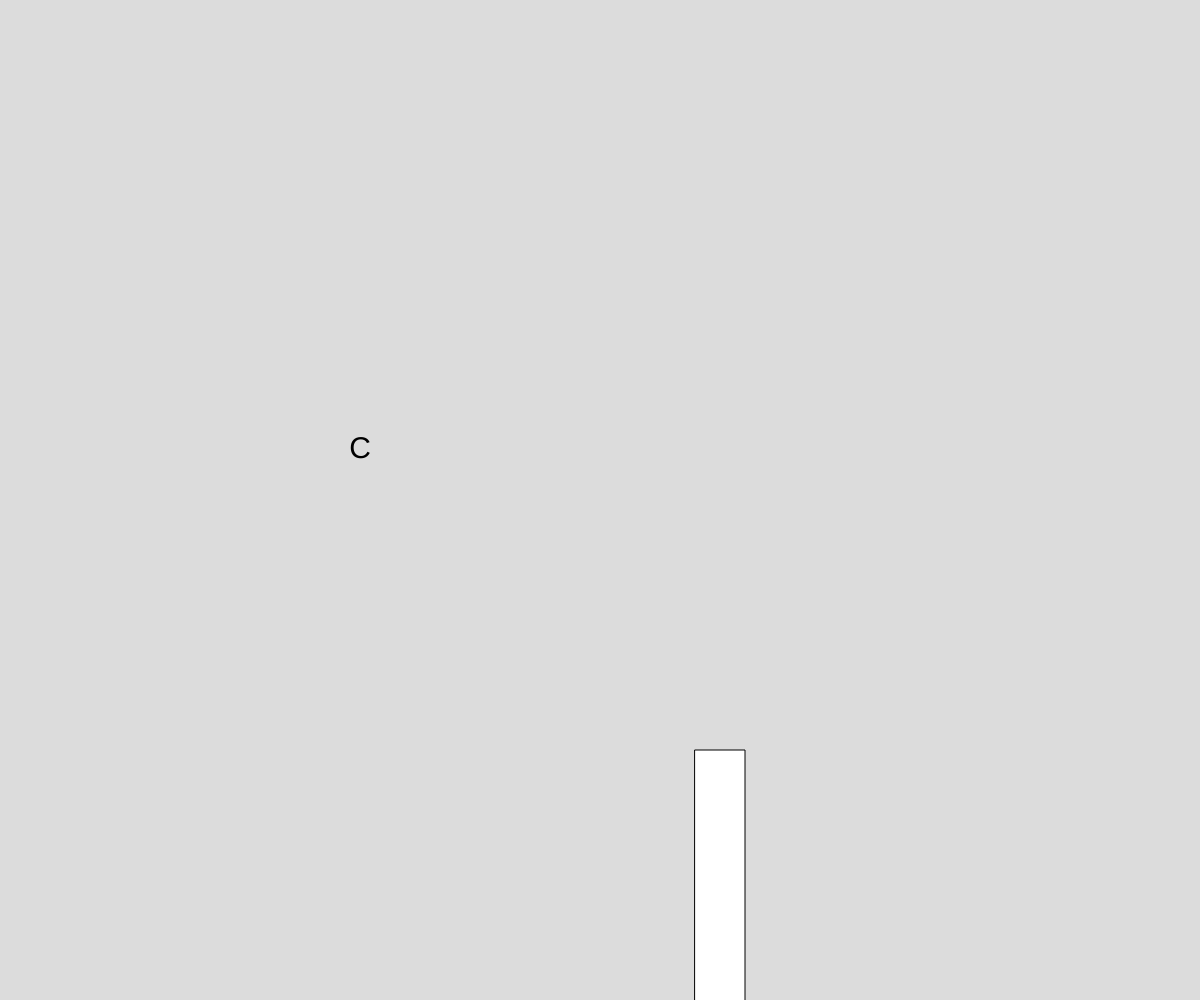
Frame 1 (no input)
Frame 60 (no input): identical to frame 1, image omitted
Frame 120 (the mouse pressed at the canvas centre since frame 60): identical to frame 1, image omitted

The p5.js sketch that drew this single still picture (run headless with seeded random() and noise() and a simulated clock; from frame 60 on, the mouse is pressed at the canvas centre):

// p5.js sketch
// ── sketch.js
// BOOK OBJECT STUFF IDK
// AMAAN REHMAN
// 3/24/26
//

let myBook; //CANT INTI OBJECTS HERE

function setup() {
  createCanvas(windowWidth, windowHeight);
  myBook = new Book("CS30 TEXT", "AMAAN", 
  1234567891011, "Leatherbound", 500,
  width * 0.3);
}




function draw() {
  background(220);
  myBook.display();
}

class Book{
//1. CONSTRUCTER
constructor(title, author, isbn, cover, pages, x){
this.title = title;
this.author = author;
this.isbn = isbn;
this.cover = cover;
this.pages = pages;
this.x = x;

}




//2. Class Methods
//SINCE WE ARE IN CLASS, WE OMIT
//FUNCTION KEYWORD
display(){
  rectMode(CENTER); textAlign(CENTER, CENTER);
  textSize(30);

  //set fill color based on covertype
  switch(this.cover){
    case "softcover":
    fill("green"); break;
    case "hardcover":
    fill("blue"); break;
    case "leatherbound":
      fill(red); break;
  }

//NOW DRAW BOOK
push();
translate(this.x, height/2);
rect(this.x, height/2, this.pages/10, 500);
fill("black");
text(this.title[0], 0, -50);  
pop();
}
}
